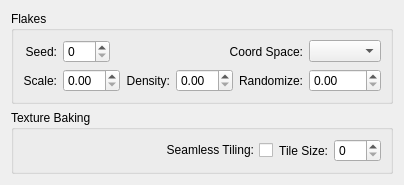
<?xml version="1.0" encoding="UTF-8"?>
<ui version="4.0">
 <class>Dialog</class>
 <widget class="QWidget" name="Dialog">
  <property name="geometry">
   <rect>
    <x>0</x>
    <y>0</y>
    <width>368</width>
    <height>156</height>
   </rect>
  </property>
  <property name="windowTitle">
   <string>Form</string>
  </property>
  <layout class="QVBoxLayout" name="verticalLayout">
   <item>
    <widget class="QGroupBox" name="groupBox">
     <property name="title">
      <string>Flakes</string>
     </property>
     <layout class="QGridLayout" name="gridLayout">
      <item row="1" column="0">
       <widget class="QLabel" name="label">
        <property name="sizePolicy">
         <sizepolicy hsizetype="Minimum" vsizetype="Preferred">
          <horstretch>0</horstretch>
          <verstretch>0</verstretch>
         </sizepolicy>
        </property>
        <property name="toolTip">
         <string/>
        </property>
        <property name="text">
         <string>Scale:</string>
        </property>
        <property name="alignment">
         <set>Qt::AlignRight|Qt::AlignTrailing|Qt::AlignVCenter</set>
        </property>
       </widget>
      </item>
      <item row="1" column="2">
       <widget class="QLabel" name="label_2">
        <property name="sizePolicy">
         <sizepolicy hsizetype="Minimum" vsizetype="Preferred">
          <horstretch>0</horstretch>
          <verstretch>0</verstretch>
         </sizepolicy>
        </property>
        <property name="toolTip">
         <string/>
        </property>
        <property name="text">
         <string>Density:</string>
        </property>
        <property name="alignment">
         <set>Qt::AlignRight|Qt::AlignTrailing|Qt::AlignVCenter</set>
        </property>
       </widget>
      </item>
      <item row="0" column="0">
       <widget class="QLabel" name="label_4">
        <property name="toolTip">
         <string/>
        </property>
        <property name="text">
         <string>Seed:</string>
        </property>
        <property name="alignment">
         <set>Qt::AlignRight|Qt::AlignTrailing|Qt::AlignVCenter</set>
        </property>
       </widget>
      </item>
      <item row="0" column="5">
       <widget class="QComboBox" name="CSpace">
        <property name="toolTip">
         <string/>
        </property>
       </widget>
      </item>
      <item row="1" column="4">
       <widget class="QLabel" name="label_3">
        <property name="sizePolicy">
         <sizepolicy hsizetype="Minimum" vsizetype="Preferred">
          <horstretch>0</horstretch>
          <verstretch>0</verstretch>
         </sizepolicy>
        </property>
        <property name="toolTip">
         <string/>
        </property>
        <property name="text">
         <string>Randomize:</string>
        </property>
        <property name="alignment">
         <set>Qt::AlignRight|Qt::AlignTrailing|Qt::AlignVCenter</set>
        </property>
       </widget>
      </item>
      <item row="1" column="5">
       <widget class="MaxSDK::QmaxDoubleSpinBox" name="Randomize">
        <property name="sizePolicy">
         <sizepolicy hsizetype="Minimum" vsizetype="Fixed">
          <horstretch>0</horstretch>
          <verstretch>0</verstretch>
         </sizepolicy>
        </property>
        <property name="toolTip">
         <string/>
        </property>
       </widget>
      </item>
      <item row="1" column="3">
       <widget class="MaxSDK::QmaxDoubleSpinBox" name="Density">
        <property name="sizePolicy">
         <sizepolicy hsizetype="Minimum" vsizetype="Preferred">
          <horstretch>0</horstretch>
          <verstretch>0</verstretch>
         </sizepolicy>
        </property>
        <property name="toolTip">
         <string/>
        </property>
       </widget>
      </item>
      <item row="1" column="1">
       <widget class="MaxSDK::QmaxDoubleSpinBox" name="scale">
        <property name="sizePolicy">
         <sizepolicy hsizetype="Minimum" vsizetype="Fixed">
          <horstretch>0</horstretch>
          <verstretch>0</verstretch>
         </sizepolicy>
        </property>
        <property name="maximumSize">
         <size>
          <width>16777215</width>
          <height>16777215</height>
         </size>
        </property>
        <property name="toolTip">
         <string/>
        </property>
       </widget>
      </item>
      <item row="0" column="1">
       <widget class="MaxSDK::QmaxDoubleSpinBox" name="seed">
        <property name="sizePolicy">
         <sizepolicy hsizetype="Maximum" vsizetype="Fixed">
          <horstretch>0</horstretch>
          <verstretch>0</verstretch>
         </sizepolicy>
        </property>
        <property name="toolTip">
         <string/>
        </property>
        <property name="decimals">
         <number>0</number>
        </property>
       </widget>
      </item>
      <item row="0" column="2" colspan="3">
       <widget class="QLabel" name="label_5">
        <property name="toolTip">
         <string/>
        </property>
        <property name="text">
         <string>Coord Space:</string>
        </property>
        <property name="alignment">
         <set>Qt::AlignRight|Qt::AlignTrailing|Qt::AlignVCenter</set>
        </property>
       </widget>
      </item>
     </layout>
    </widget>
   </item>
   <item>
    <widget class="QGroupBox" name="if_Albedo_6">
     <property name="enabled">
      <bool>true</bool>
     </property>
     <property name="title">
      <string>Texture Baking</string>
     </property>
     <property name="flat">
      <bool>false</bool>
     </property>
     <property name="checkable">
      <bool>false</bool>
     </property>
     <property name="checked">
      <bool>false</bool>
     </property>
     <layout class="QGridLayout" name="gridLayout_16" columnstretch="0,0,0">
      <item row="0" column="1">
       <widget class="QLabel" name="label_6">
        <property name="sizePolicy">
         <sizepolicy hsizetype="Maximum" vsizetype="Preferred">
          <horstretch>0</horstretch>
          <verstretch>0</verstretch>
         </sizepolicy>
        </property>
        <property name="toolTip">
         <string/>
        </property>
        <property name="text">
         <string>Tile Size:</string>
        </property>
        <property name="alignment">
         <set>Qt::AlignRight|Qt::AlignTrailing|Qt::AlignVCenter</set>
        </property>
       </widget>
      </item>
      <item row="0" column="2">
       <widget class="MaxSDK::QmaxDoubleSpinBox" name="tileSize">
        <property name="sizePolicy">
         <sizepolicy hsizetype="Maximum" vsizetype="Fixed">
          <horstretch>0</horstretch>
          <verstretch>0</verstretch>
         </sizepolicy>
        </property>
        <property name="toolTip">
         <string/>
        </property>
        <property name="decimals">
         <number>0</number>
        </property>
       </widget>
      </item>
      <item row="0" column="0">
       <widget class="QCheckBox" name="Tiling">
        <property name="sizePolicy">
         <sizepolicy hsizetype="Preferred" vsizetype="Fixed">
          <horstretch>0</horstretch>
          <verstretch>0</verstretch>
         </sizepolicy>
        </property>
        <property name="toolTip">
         <string/>
        </property>
        <property name="toolTipDuration">
         <number>30</number>
        </property>
        <property name="layoutDirection">
         <enum>Qt::RightToLeft</enum>
        </property>
        <property name="text">
         <string>Seamless Tiling:</string>
        </property>
       </widget>
      </item>
     </layout>
    </widget>
   </item>
  </layout>
 </widget>
 <customwidgets>
  <customwidget>
   <class>MaxSDK::QmaxDoubleSpinBox</class>
   <extends>QDoubleSpinBox</extends>
   <header location="global">Qt/QmaxSpinBox.h</header>
   <container>1</container>
  </customwidget>
 </customwidgets>
 <resources/>
 <connections/>
 <designerdata>
  <property name="gridDeltaX">
   <number>10</number>
  </property>
  <property name="gridDeltaY">
   <number>10</number>
  </property>
  <property name="gridSnapX">
   <bool>true</bool>
  </property>
  <property name="gridSnapY">
   <bool>true</bool>
  </property>
  <property name="gridVisible">
   <bool>true</bool>
  </property>
 </designerdata>
</ui>
